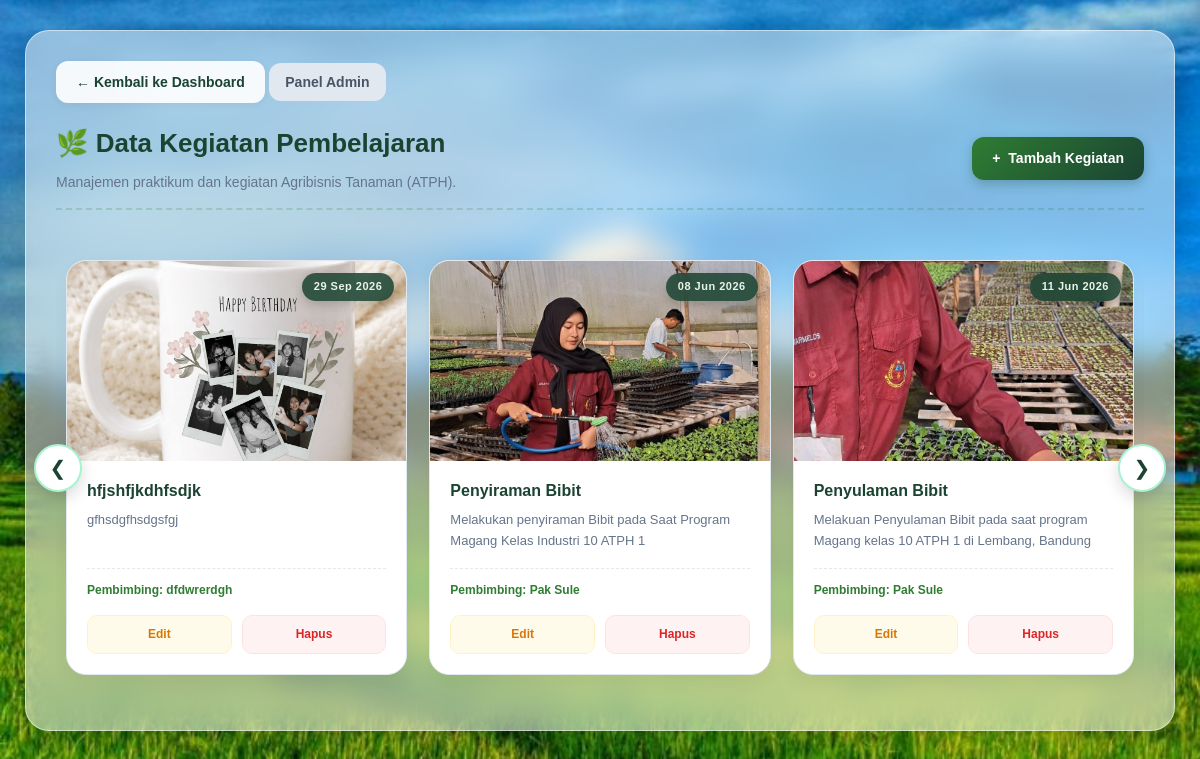
The app's page /crud-atph/kegiatan/index.php, older data.
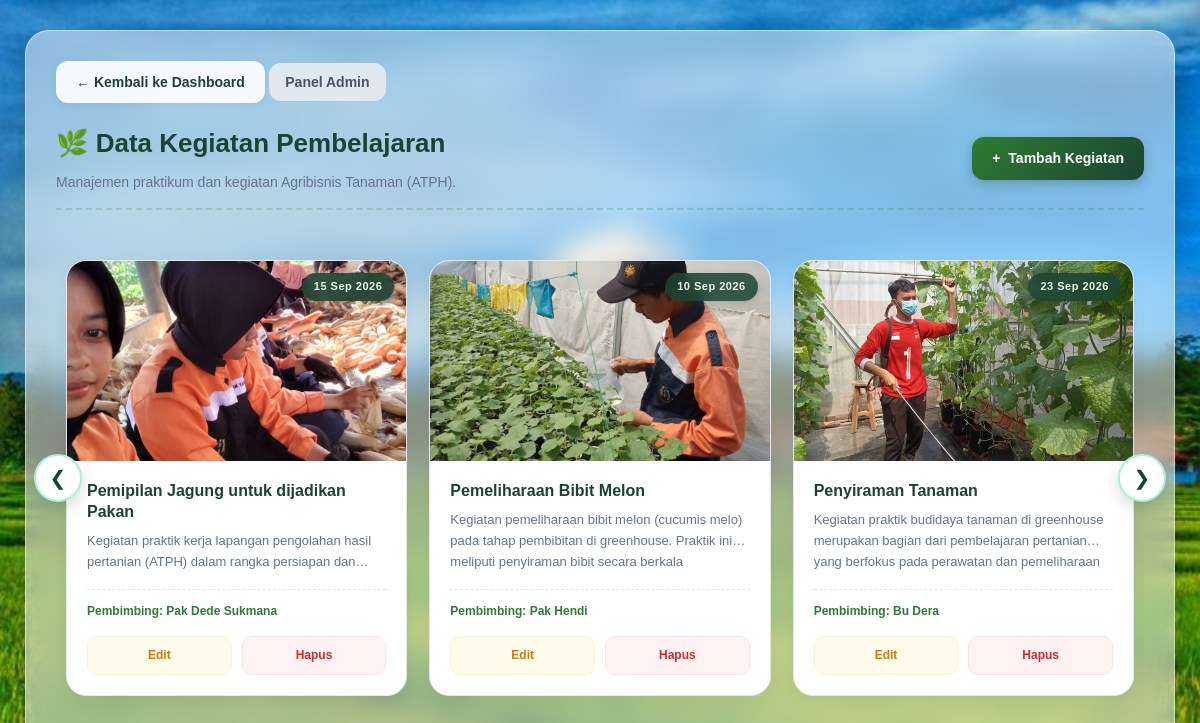
The same page, newer data.
### tables this page shows
CREATE TABLE `kegiatan` (
  `id_kegiatan` int NOT NULL,
  `nama_kegiatan` varchar(255) NOT NULL,
  `deskripsi` text NOT NULL,
  `pembimbing` varchar(100) NOT NULL,
  `tanggal` date NOT NULL,
  `foto` varchar(255) DEFAULT NULL
);

### crud-atph/kegiatan/index.php (the view, shortened to what this page needs)
<?php
include '../config/koneksi.php';
$result = mysqli_query($koneksi, "SELECT * FROM kegiatan ORDER BY id_kegiatan DESC");
?>
<!DOCTYPE html>
<html lang="id">
<head>
    <link rel="stylesheet" href="../style.css">
</head>
<body>
<div class="container">
    <a href="../index.php" class="btn btn-back">&larr; Kembali ke Dashboard</a>
      <a href="../admin/index.php" class="btn-nav active">Panel Admin</a>
    <div class="header">
        <div>
            <h2 style="margin:0; color:#1b4332; font-size: 26px;">🌿 Data Kegiatan Pembelajaran</h2>
            <p style="margin:6px 0 0 0; color:#64748b; font-size:14px;">Manajemen praktikum dan kegiatan Agribisnis Tanaman (ATPH).</p>
        </div>
        <a href="tambah.php" class="btn btn-add"><span>+</span> Tambah Kegiatan</a>
    </div>
    <div class="slider-wrapper">
        <button class="arrow-btn left" onclick="slideLeft()">&#10094;</button>
        <div class="card-slider" id="cardSlider">
            <?php while($d = mysqli_fetch_array($result)) {
                $foto_src = (!empty($d['foto']) && file_exists('uploads/' . $d['foto'])) ? 'uploads/' . $d['foto'] : '';
            ?>
                <div class="card" onclick="window.location.href='detail.php?id=<?= $d['id_kegiatan']; ?>'">
                    <div class="card-img-wrapper">
                        <?php if ($foto_src): ?>
                            <img src="<?= $foto_src; ?>" class="card-img" alt="Foto_Kegiatan">
                        <?php else: ?>
                            <div style="display:flex; align-items:center; justify-content:center; height:100%; color:#94a3b8; font-size:13px; font-weight:600;">Tanpa Foto</div>
                        <?php endif; ?>
                        <span class="card-date"><?= date('d M Y', strtotime($d['tanggal'])); ?></span>
                    </div>
                    <div class="card-body">
                        <h3 class="card-title"><?= htmlspecialchars($d['nama_kegiatan']); ?></h3>
                        <p class="card-desc"><?= htmlspecialchars($d['deskripsi']); ?></p>
                        <div class="card-meta">Pembimbing: <strong><?= htmlspecialchars($d['pembimbing']); ?></strong></div>
                        <div class="card-actions" onclick="event.stopPropagation();">
                            <a href="edit.php?id=<?= $d['id_kegiatan']; ?>" class="btn-action btn-edit">Edit</a>
                            <a href="hapus.php?id=<?= $d['id_kegiatan']; ?>" class="btn-action btn-delete" onclick="return confirm('Yakin ingin menghapus kegiatan ini?')">Hapus</a>
                        </div>
                    </div>
                </div>
            <?php } ?>
        </div>
        <button class="arrow-btn right" onclick="slideRight()">&#10095;</button>
    </div>
</div>
</body>
</html>

Row changes from the older to the newer data that the page shows:
removed kegiatan: foto (picture), tanggal "29 Sep 2026", nama_kegiatan "hfjshfjkdhfsdjk", deskripsi "gfhsdgfhsdgsfgj", pembimbing "dfdwrerdgh"
no longer on this page (row edited): kegiatan: foto (picture), tanggal "08 Jun 2026", nama_kegiatan "Penyiraman Bibit", deskripsi "Melakukan penyiraman Bibit pada Saat Program Magang Kelas Industri 10 ATPH 1", pembimbing "Pak Sule"
no longer on this page (row unchanged): kegiatan: foto (picture), tanggal "11 Jun 2026", nama_kegiatan "Penyulaman Bibit", deskripsi "Melakuan Penyulaman Bibit pada saat program Magang kelas 10 ATPH 1 di Lembang, Bandung", pembimbing "Pak Sule"
added kegiatan: foto (picture), tanggal "15 Sep 2026", nama_kegiatan "Pemipilan Jagung untuk dijadikan Pakan", deskripsi "Kegiatan praktik kerja lapangan pengolahan hasil pertanian (ATPH) dalam rangka persiapan…", pembimbing "Pak Dede Sukmana"
added kegiatan: foto (picture), tanggal "10 Sep 2026", nama_kegiatan "Pemeliharaan Bibit Melon", deskripsi "Kegiatan pemeliharaan bibit melon (cucumis melo) pada tahap pembibitan di greenhouse. Praktik ini meliputi penyiraman bibit secara…", pembimbing "Pak Hendi"
added kegiatan: foto (picture), tanggal "23 Sep 2026", nama_kegiatan "Penyiraman Tanaman", deskripsi "Kegiatan praktik budidaya tanaman di greenhouse merupakan bagian dari pembelajaran pertanian yang berfokus pada perawatan dan…", pembimbing "Bu Dera"
